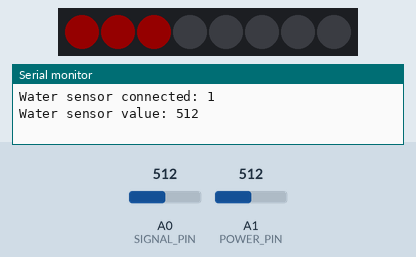
Bench run of a sketch on a simulated Arduino Nano, built with avr-gcc and run on an emulated ATmega328P. Parts: 8 RGB LEDs in strip order, left to right, the last lines printed to the serial monitor. The test bench sets the inputs (shaded band); at power-on: A0 (SIGNAL_PIN) = 512, A1 (POWER_PIN) = 512. Dim RGB values are drawn brighter than linear.

Above: at 4.2 s.
6.2 s: A0 (SIGNAL_PIN) set to 0
At 13.1 s:
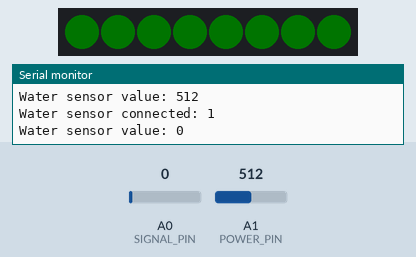
16.8 s: A0 (SIGNAL_PIN) set to 122
At 21.4 s:
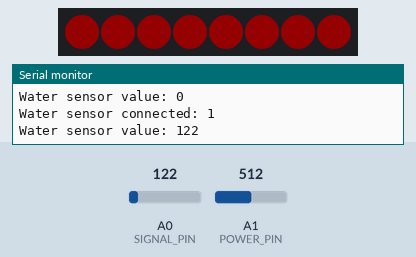
23.8 s: A1 (POWER_PIN) set to 1005
30.1 s: A1 (POWER_PIN) set to 1023
36.4 s: A1 (POWER_PIN) set to 900
At 40.8 s:
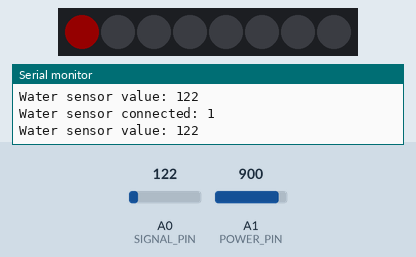
Timing chart, 0 to 50.0 s (numbered marks = the images above; inputs shaded):
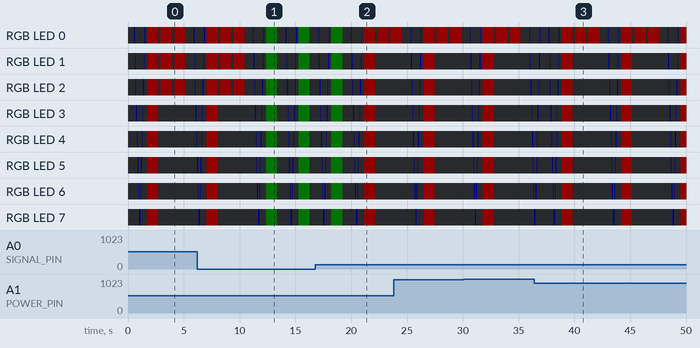

Measured:
- after the input at 6.2 s, the LEDs: first differ from a run without the input after 6.2 s (image 1)
- after the input at 16.8 s, the LEDs: first differ from a run without the input after 4.4 s (image 2)
- after the input at 36.4 s, the LEDs: first differ from a run without the input after 2.5 s (image 3 shows a later state)
- what the display in image 0 shows lasts 1.0 s, from 4.1 s to 5.1 s

The sketch:

water_sensor_led_arduino_code.ino
```cpp
/*
 * This Arduino Nano code was developed by newbiely.com
 *
 * This Arduino Nano code is made available for public use without any restriction
 *
 * For comprehensive instructions and wiring diagrams, please visit:
 * https://newbiely.com/tutorials/arduino-nano/arduino-nano-water-sensor
 */
// LED Control
#include "FastLED.h"
#define NUM_LEDS 8
#define DATA_PIN 5
#define BRIGHTNESS 20

// Water Sensor Control
#define POWER_PIN  A1  // The Arduino Nano pin connected to the power pin of water sensor
#define SIGNAL_PIN A0 // The Arduino Nano pin connected to the signal pin of water sensor

int waterLevelValue = 0; // variable to store the water sensor value
int sensorConnected = 0;
int waterLevelLeds[NUM_LEDS] = {300, 400, 500, 530, 550, 560, 570, 580};
// Define the array of leds
CRGB leds[NUM_LEDS];

void setup() {
  Serial.begin(9600);
  pinMode(POWER_PIN, OUTPUT);   // Configure D7 pin as an OUTPUT
  digitalWrite(POWER_PIN, LOW); // turn the sensor OFF

  FastLED.addLeds<NEOPIXEL, DATA_PIN>(leds, NUM_LEDS);  // GRB ordering is assumed
  FastLED.setBrightness(BRIGHTNESS);
}

void loop() {
  checkWater();
  progressLED();
  showResultLED();
}

void showResultLED() {
  if (!sensorConnected) {
    return;
  }
  int x = 0; // Number of confirmation blinks
  if (!waterLevelValue) {
    FastLED.setBrightness(1); // Dimm for green
    x = 2; // One blink
  }
  for (x; x < 3; x++) {
    for (int i = 0; i < NUM_LEDS ; i++) {
      if (waterLevelValue) {
        if (x > 0) { // last two blinks show level of water
          if (waterLevelValue > waterLevelLeds[i] || i == 0)
          {
            leds[i] = CRGB::Red;
          }
        } else {
          leds[i] = CRGB::Red; // first blink all leds
        }
      } else {
        leds[i] = CRGB::SeaGreen;
      }
    }
    FastLED.show();
    delay(1000);
      for (int i = 0; i < NUM_LEDS ; i++) {
        leds[i] = CRGB::Black;
      }
    FastLED.show();
    delay(200);
  }
  FastLED.setBrightness(BRIGHTNESS); // Return to set brightness
}

void progressLED() {
  // ### Led Show ####
  showLED();
  showLEDreverse();
  // Now turn the LED off, then pause
  //for (int i = 0; i < NUM_LEDS ; i++) {
  //  leds[i] = CRGB::Black;
  //}
  //FastLED.show();
  //delay(500);
}

void showLED() {
  int i = 0;
  for (i; i < NUM_LEDS ; i++) {
    leds[i] = CRGB::Blue;
    delay(60);
    FastLED.show();
    // Turn off previous led
    if (i > 0) {
      offLED(i);
    }
  // Turn off last led that left after a cycle
  //  if (i == NUM_LEDS - 1) {
  //    delay(60);
  //    offLED(NUM_LEDS);
  //  }
  }
}

void showLEDreverse() {
  int i = NUM_LEDS - 1;
  for (i; i >= 0 ; i--) {
    leds[i] = CRGB::Blue;
    delay(60);
    FastLED.show();
    // Turn off previos led
    if (i < NUM_LEDS - 1) {
      offLED(i + 2); // math
    }
    if(i == 0) {
      delay(60);
      offLED(1);
    }
  }
  delay(150);
}

void offLED(int i) {
    leds[i-1] = CRGB::Black;
    FastLED.show();
}

void checkWater() {
  digitalWrite(POWER_PIN, HIGH);  // turn the water sensor ON
  delay(10);                      // wait 10 milliseconds

  waterLevelValue = analogRead(SIGNAL_PIN); // read the analog value from sensor
  waterLevelValue = waterLevelValue > 5 ? waterLevelValue : 0; // Filter ghost readings below 5
  sensorConnected = analogRead(POWER_PIN) < 1023; // read the analog value of voltage from sensor to determine if it connected
  digitalWrite(POWER_PIN, LOW);   // turn the water sensor OFF

  Serial.print("Water sensor connected: ");
  Serial.println(sensorConnected);

  Serial.print("Water sensor value: ");
  Serial.println(waterLevelValue);

  delay(500);
}
```
